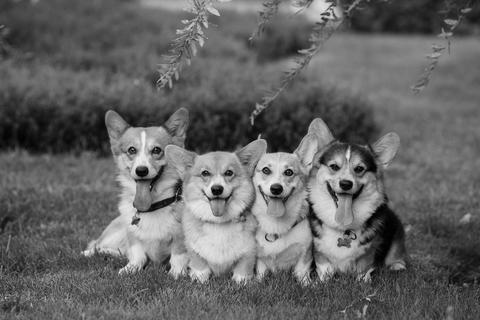
#> input picture ECE311_Labs/Lab2/test-image.jpg, 480 x 320 px
$ jupyter execute --allow-errors Lab2.ipynb   (shell and % lines are left out)
#> lines starting #> are read from the running program, lines starting #| are printed output that depends on the picture
# ECE 311 Lab 2: LSI Systems
## Due Date: 9/18 @ 11:59PM on Canvas
In this lab, we will explore Linear Shift-Invariant (LSI) systems and their properties with applications involving toy signals, image filtering, stock data, and even an example of a simple non-linear system. Let's get started!

[cell 1]
# import necessary libraries for this lab
import numpy as np
import scipy.signal as signal
import matplotlib.pyplot as plt

from skimage.io import imread

## Getting Started with Convolution

We remember from ECE 210, that convolution describes how any continuous-time input signal is processed by an LTI system. Given an input $x(t)$ and an LTI system's impulse response $h(t)$, the system output $y(t)$ is given by

$$
y(t) = x(t) * h(t).
$$

Recall that convolution for continous-time signals is defined as

$$
y(t) = \int_{\tau = -\infty}^{\infty}x(\tau)h(t-\tau)d\tau = \int_{\tau=-\infty}^{\infty}x(t-\tau)h(\tau)d\tau.
$$

You have learned in ECE 310 that discrete-time LTI systems also have an impulse response $h[n]$, which is the system response to a unit Kronecker delta $\delta[n]$ input. Thus, we can express the system output given an input signal via discrete-time convolution.

$$
y[n] = x[n] * h[n]
$$

$$
y[n] = \sum_{k=-\infty}^{\infty}x[k]h[n-k] = \sum_{k=-\infty}^{\infty}x[n-k]h[k]
$$

Like the width properties of continuous-time convolution, if $x$ is of length $N$ and $h$ is of length $M$, the result $y$ will be of length $N+M-1$. It is important to note that every LTI system can be represented by a convolution, every system that can be expressed as a convolution is fully described by its impulse response, and any system fully described by its impulse response must be LTI. This means the relationship between LTI systems, convolution, and impulse responses is an "if and only if" relationship; they all imply one another! This is something handy to keep in mind whenever you want to identify and describe an LTI system.

The key function we will use to perform convolutions is the $\textrm{convolve()}$ function in the $\textrm{scipy.signal}$ module. The usage of this function for an example system is as follows:

$$
x[n] = \delta[n]+2\delta[n-2]+3\delta[n-4]
$$

$$
y[n] = x[n]+3x[n-1]
$$

[cell 2]
x = np.array([1, 0, 2, 0, 3]) # input signal
h = np.array([1, 3]) # filter/system's impulse response
y = signal.convolve(x,h) # signal.convolve(in1,in2)

print(y) # verify this result by hand!

Note how we extracted the system's impulse response for the system's Linear Constant Coefficient Difference Equation (LCCDE): we simply replace each $x[n-k]$ with $\delta[n-k]$! This is equivalent to passing $\delta[n]$ as our input signal. Above, our first term takes the present input value and multiplies it by one, and the second term multiplies the most recent input by three. Intuitively, when we flip and shift our filter $h$ for the convolution, we will be applying this system to the input signal at each shift step. The $\textrm{signal.convolve()}$ function assumes the arrays that represent our signals begin at index zero.

# Exercise 1: Implementing LTI Systems

In the below code cell, implement the following LTI systems and plot the system response (using $\textrm{plt.stem()}$) to each of the listed input signals. Comment on the results in the following Markdown cell, i.e. compare and contrast how each system seems to affect each input signal. Remember to use the LCCDE for each system to infer its impulse response!

* System A: $y_a[n] = x[n]-x[n-1]$

* System B: $y_b[n] = \frac{1}{3}x[n]+\frac{1}{3}x[n-1]+\frac{1}{3}x[n-2]$

* $x_1[n] = u[n] - u[n-10], 0\leq n< 20$

* $x_2[n] = \sin\left(\frac{\pi}{20}n\right), 0\leq n< 40$

[cell 3]
# create input signals here:
# Hint: Use np.sin and np.pi!

# System A

# plot result for x1

# plot result for x2


# System B

# plot result for x1

# plot result for x2

## Comments here:

(Consider how each system affects the flatter and faster-changing parts of the input signals. What do you think each system is doing?)

# Exercise 2: Bitcoin Pricing Correction

One type of signal could be some non-physical 1D information. An example of this would be stock price or cryptocurrency price data. This data is notoriously noisy and can jump around unpredictably.

Remember that the systems we work with can be either causal or non-causal. A causal system only uses present and past information or values to calculate its present values, while a non-causal system can leverage future information. In this exercise, we will compare causal and non-causal versions of a system to smooth a day's worth of bitcoin price data. We have provided 24 hours of prices with pricing updates every minute (1440 points). The date in question is Christmas Eve Day (12/24), 2017.

#> (a cell that did not finish here is left out)

Pretty noisy, right? Maybe a lot of last-minute Christmas gifts made the price even more unpredictable!

In this exercise, you will implement two length-51 moving average filters on this Bitcoin price data. The first will be causal and the second will be non-causal. Mathematically, we can represent these systems as follows:

$$
y_1[n] = \frac{1}{51}\sum_{i=0}^{50}x[n - i]
$$

$$
y_2[n] = \frac{1}{51}\sum_{i=-25}^{25}x[n - i]
$$

Furthermore, since the moving average filter is an LTI system we may implement it as a convolution using its impulse response. If you are having trouble seeing this, we suggest considering a length-5 moving average filter and "unrolling" the sum to understand that system definition and its impulse response.

Notice that the non-causal filter will require us to access negative indices according to the impulse response of our filter. A natural question to ask is how does the $\textrm{signal.convolve()}$ function perform non-causal convolution? How can you indicate negative indices when making an array for a system's impulse response? This is where the "same" mode comes in! We may use the "same" mode as follows:

```
y = signal.convolve(x, h, 'same'),
```

where $x$ is of length $N$ and $h$ is length $M$. This line of code will first perform regular convolution like the default mode where the first sample of each sequence is assumed to be at $n=0$. Then, it will only keep the center $N$ values (length of first argument/array). This operation is equivalent to zero-centering the second argument/array (```h``` in the above example). You may want to try a couple small examples to convince yourself this is true. The "same" mode will be important to keep in mind throughout this lab and the rest of the course.

**Important Note:** For the following two parts, we have provided the appropriate start and end indices to help us make sure each implementation returns results of the same size and to remove initial condition worries (ramping behavior since we would have fewer than 51 samples as the filter has partial overlap). **Please follow the plotting instructions in the following parts carefully!**

a. Construct the causal filter and apply it to the provided bitcoin price data (apply your causal system to the data in the ``bitcoin_data`` variable). To make sure your output is the same length and matches up correctly in time, please slice the result of convolving ``bitcoin_data`` with your causal filter using ``start`` and ``end``. Note that we do this to create the ``plotting_data`` variable. Plot the original data (``plotting_data``) and your smoothed data on the same plot. **Don't forget to include a legend!**

b. Construct the non-causal filter and apply it to the provided bitcoin price data (``bitcoin_data`` variable). Perform the same ``start`` and ``end`` slicing on your result as in part (a). Plot the original data (``plotting_data``) and your smoothed data on the same plot.

c. Plot the difference signals for each filter on the same plot. Let the difference signal for a system's output be given by

$$
y_d = y - \hat{y},
$$

where $\hat{y}$ is your system output and $y$ is the sliced original data used for plotting, ``plotting_data``.

d. Comment on the results in the following Markdown cell. What is noticeably different between the two sets of smoothed results from the causal and non-causal systems? Is it helpful to know a lot of past information or a decent amount of past and future information?

[cell 5]
# Provided code
L = 51
half_L = 25
start = 50
#> (the rest of this cell did not finish here and is left out)

## Comments for here:

Part 2(d):

# Image Convolution

In ECE 310, we typically focus on the implications of applying LTI systems in the frequency domain of a 1D signal. Our most common idea of a 1D signal is a piece of audio. In this section, we will experiment with image filtering along both axes of an image and see that we can do more than just filtering with convolution.

# Exercise 3: 1D Image Convolution

Apply a 1D length 11 moving average filter on the provided ``test-image.jpg`` image along the:

**Note: we will use the 'same' mode again when using $\textrm{signal.convolve()}$ for this exercise.**

a. Rows

b. Columns

c. Rows then columns (**Hint**: make sure to convolve first along the rows, then use the result of this row-convolution to convolve along the columns!)

d. Columns then rows (**Hint**: make sure to convolve first along the columns, then use the result of this column-convolution to convolve along the rows!)

Plot each of the resulting images and give them unique titles.

e. Comment on the images from the "rows then columns" and "columns then rows" procedures. Are they the same? Explain your answer, why are they the same or different?

[cell 6]
# make filter and load image
image = imread('test-image.jpg')
#> image is the input picture: shape (320, 480); min 0, max 253, mean 101.1
plt.figure(figsize=(10,6))
plt.imshow(image, 'gray')
plt.title('Original Image')
L = 11
h = np.ones(L) * 1/11 # impulse response of length-11 moving average filter
n_rows, n_cols = image.shape
#> n_rows = 320; n_cols = 480
# Code for 3.a along rows (apply filter to each row independently)
image_row = np.zeros(image.shape)
# Hint: image_row[i, :] = signal.convolve(image[i, :], h, 'same') for each row

# along the columns (3.b)

# rows then columns (3.c)

# columns then rows (3.d)

## Comments here

Part 3(e):

# Exercise 4: Building an Edge Detector

Let's now apply image convolution to perform edge detection. We will build a simple edge detector step-by-step using the following simple 1D filter:

$$
h[n] = \delta[n] - \delta[n-1]
$$

a. Intuitively or mathematically, what does this filter do to an input signal? In other words, what parts of a signal would give a strong (large magnitude) response and what parts would give a weak (small magnitude) response? You may answer this with a couple signal examples and the result of convolution with $h[n]$ or qualitative intuition.

b. Is this filter causal? Why or why not? In general, is it a problem if an image filter is non-causal? (Hint: consider the contexts in which we can or cannot violate causality.)

**Note**: For the next two parts, please store your results in separate variables. This will make part (e) much cleaner.

c. Apply $h[n]$ along the rows of the ``test-image.jpg`` image. Plot the result with a grayscale color mapping.

d. Apply $h[n]$ along the columns of the ``test-image.jpg`` image. Plot the result with a grascale color mapping.

So far we have checked for edge-like features in the image going along the rows and columns. Imagine these two results as indicating edge strength along the row axis (vertical edges) and column axis (horizontal edges) of the image, respectively. Take a minute to look at the differences between these two resulting images. Can you tell which one is detecting edges within a row and which one is doing so within a column? What would be a sensible way to incorporate these two dimensions of information? Imagine they form a 2D vector and take the norm! More precisely:

$$
I_F(r,c) = \sqrt{\left(I_R(r,c)\right)^2 + \left(I_C(r,c)\right)^2},
$$

where $I_R$ and $I_C$ are the row and column filtered results from parts (c) and (d) above, respectively.

e. Build the final result image $I_F$ according to the above equation. Plot the result again with a grayscale color mapping.

## Comments here

Part 4(a):

Part 4(b):

[cell 7]
# load test-image.jpg
test = imread('test-image.jpg')

# Code for 4.c here:


# Code for 4.d here:


# Code for 4.e here:

## 2D Image Convolution

We don't need to limit ourselves to 1D image convolution. Our filters or "kernels" can be in two dimensions also! We will not spend much time on the math of 2D convolution/filtering in this class because it is best left for ECE 418 (Image and Video Processing); still,  we can use Python to try it out. But let's try something other than filtering this time!

Image convolution is not just for filtering or modifying an image. We can also use convolution to extract information from an image. Remember that convolution is is the process of "flipping and shifting" one signal over another signal. At each shift location, we perform a dot product (or inner product) to see how $\textit{similar}$ the signals are. A larger magnitude value at the output means the two signals are more similar. The following image illustrates 2D convolution.

More formally, say we have a $3x3$ convolution kernel $\mathcal{K}$ where the center pixel is at index $(0,0)$, the result of the 2D convolution at pixel $(i,j)$ for image $I$, $O(i,j)$ is given by:

$$
O(i,j) = \sum_{k=-1}^{1}\sum_{l=-1}^{1}\mathcal{K}(k,l)I(i-k,j-l)
$$

Now, why is this useful? Suppose you want to design a system to recognize handwritten digits. How can you tell the difference between a "1" and a "4", for example? Think about how you as a human can separate these numbers! They both typically have one large vertical line down the middle, but we know we can differentiate them because a "4" has another shorter vertical line (depending how you draw it) and a horizontal line connecting them. This is where 2D convolution can help us! How about we create convolution kernels to highlight features we know to be discriminative, like horizontal and vertical lines.

The below code cell includes a function to perform 2D image convolution on a target image given a convolution kernel. We have also provided two 2D kernels: one for horizontal features and another for vertical features.

[cell 8]
def convolve_2d(image, kernel):
    result = signal.convolve2d(image, kernel, 'same')
    result[result < 0] = 0 # Keep values non-negative
    return result

# identify horizontal lines
horiz_kernel = np.array([[-2,-2,-2,-2,-2],
                         [1,1,1,1,1],
                         [1,1,1,1,1],
                         [1,1,1,1,1],
                         [-2,-2,-2,-2,-2]])

# identify vertical lines
vert_kernel = np.array([[-2,1,1,1,-2],
                        [-2,1,1,1,-2],
                        [-2,1,1,1,-2],
                        [-2,1,1,1,-2],
                        [-2,1,1,1,-2]])

In the folder for this lab, we have provided example images of the numbers "1", "4", and "8" from the popular MNIST dataset. These images are 28x28 and grayscale. Let's see what our filters can identify in the ``one.jpg`` image! Note the different scales on the feature image colorbars.

#> (a cell that did not finish here is left out)

# Exercise 5: 2D Image Convolution for Feature Detection

a. Create similar plots as the above example for the "1" image for the "4" (``four.jpg``) and "8" (``eight.jpg``) images in the following code cell.

b. Comment on the results and compare what is highlighted for each number.

c. What is the significance of having negative kernel values around the positive "feature highlighting" values? Think about what would happen if the negative values were zeros instead. Try playing around with the kernels or creating your own kernel if you are unsure.

[cell 10]
# Code for 5.a here

## Comments here:

Part 5(b):

Part 5(c):

For the final activity, we will explore an example of a non-linear system. First, a bit of background.

There are many different types of noise that can appear in images. One such type is salt-and-pepper noise. This noise occurs when pixels in a camera or an existing image become fully active or inactive. In other words, a normal pixel either takes on its minimum or maximum possible value. The following code cell shows an original image and a version of it that has been corrupted by 20% salt-and-pepper noise (20% of the pixels are affected). In this activity, we will see whether we can use our LTI systems from before to denoise our image.

[cell 11]
clean_image = imread('clean-image.jpg')
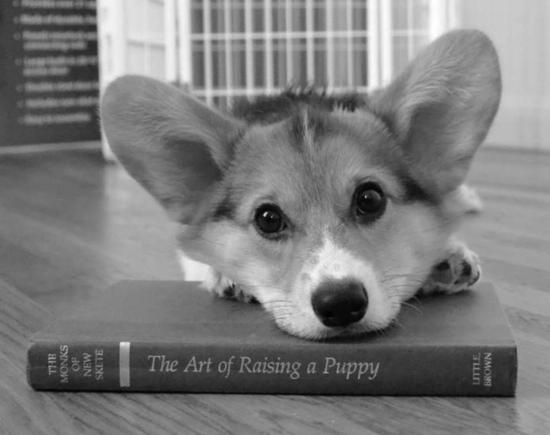
#> input picture ECE311_Labs/Lab2/clean-image.jpg, 550 x 435 px
#> clean_image is the input picture: shape (435, 550); min 0, max 255, mean 124.5
noisy_image = imread('noisy-image.jpg')
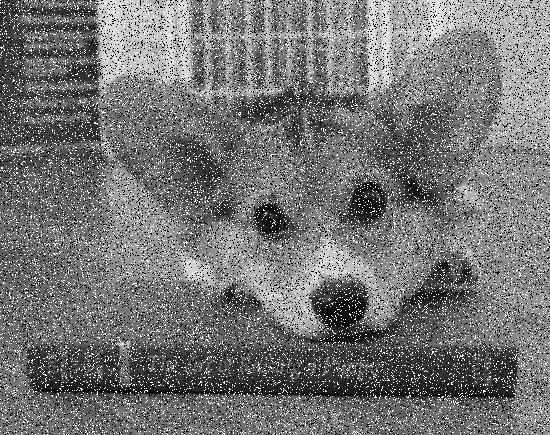
#> input picture ECE311_Labs/Lab2/noisy-image.jpg, 550 x 435 px
#> noisy_image is the input picture: shape (435, 550); min 0, max 255, mean 116.6
plt.figure(figsize=(15,15))
plt.subplot(121)
plt.imshow(clean_image, 'gray')
plt.title('Original Image')
plt.subplot(122)
plt.imshow(noisy_image, 'gray')
plt.title('Image with 20% Salt-and-Pepper Noise')
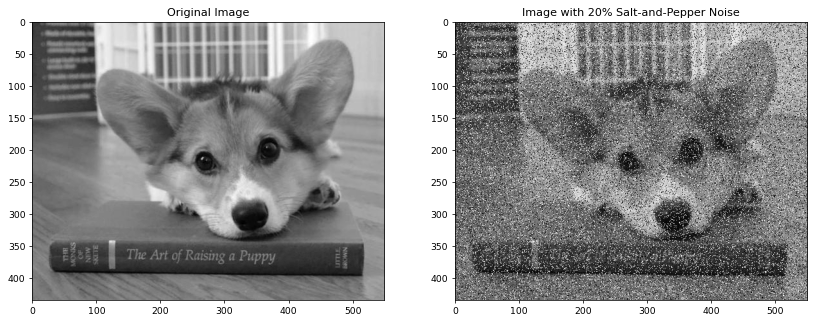
#> figure drawn by matplotlib, 2 panels
